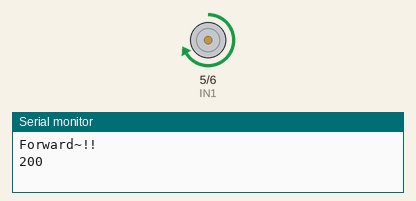
Bench run of a sketch on a simulated Arduino Uno, built with avr-gcc and run on an emulated ATmega328P. Shown: motor-driver pin pairs drawn as motors (green arrow = first pin HIGH = forward, orange = second pin HIGH = backward, longer = more drive), the last lines printed to the serial monitor.

Above: at 1.0 s.
At 2.2 s:
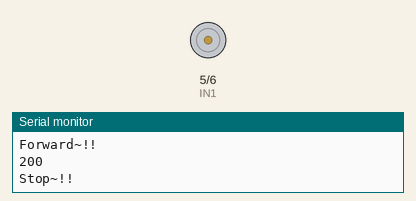
At 3.5 s:
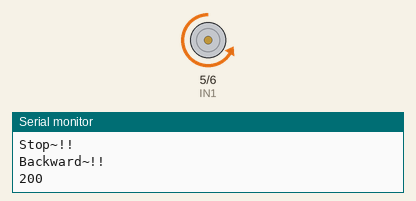
Timing chart, 0 to 6.5 s (numbered marks = the images above):
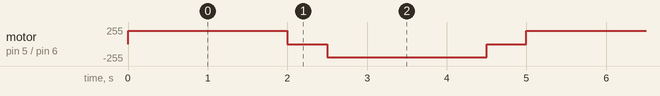

The sketch:

L298N_MotorDriver.ino
```cpp
int IN1 = 5;
int IN2 = 6;
int speed = 0;

void setup() {
	Serial.begin(9600);
	pinMode(IN1, OUTPUT);
	pinMode(IN2, OUTPUT);
}

void loop() {
	Forward(200, 2000);
	Stop(500);
	Backward(200, 2000);
	Stop(500);
}

void Forward(int speed, int x) {
	analogWrite(IN1, speed);
	analogWrite(IN2, 0);
	Serial.println("Forward~!!");
	Serial.println(speed);
	delay(x);
}

void Stop(int x) {
	analogWrite(IN1, 0);
	analogWrite(IN2, 0);
	Serial.println("Stop~!!");
	delay(x);
}

void Backward(int speed, int x) {
	analogWrite(IN1, 0);
	analogWrite(IN2, speed);
	Serial.println("Backward~!!");
	Serial.println(speed);
	delay(x);
}
```

Measured:
- by itself, motor on pin 5 (IN1) / pin 6 (IN2): repeats every 5.0 s: stopped 0.50 s, backward 200/255 2.0 s, stopped 0.50 s, forward 200/255 2.0 s
